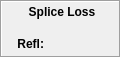
<?xml version="1.0" encoding="UTF-8"?>
<ui version="4.0">
 <class>SecondInfoDomainView</class>
 <widget class="QWidget" name="SecondInfoDomainView">
  <property name="geometry">
   <rect>
    <x>0</x>
    <y>0</y>
    <width>121</width>
    <height>58</height>
   </rect>
  </property>
  <property name="windowTitle">
   <string>Form</string>
  </property>
  <widget class="QFrame" name="frame_2">
   <property name="geometry">
    <rect>
     <x>0</x>
     <y>0</y>
     <width>121</width>
     <height>58</height>
    </rect>
   </property>
   <property name="minimumSize">
    <size>
     <width>121</width>
     <height>0</height>
    </size>
   </property>
   <property name="maximumSize">
    <size>
     <width>121</width>
     <height>16777215</height>
    </size>
   </property>
   <property name="frameShape">
    <enum>QFrame::Box</enum>
   </property>
   <property name="frameShadow">
    <enum>QFrame::Sunken</enum>
   </property>
   <layout class="QHBoxLayout" name="horizontalLayout_8">
    <property name="spacing">
     <number>0</number>
    </property>
    <property name="leftMargin">
     <number>3</number>
    </property>
    <property name="topMargin">
     <number>0</number>
    </property>
    <property name="rightMargin">
     <number>0</number>
    </property>
    <property name="bottomMargin">
     <number>0</number>
    </property>
    <item>
     <layout class="QVBoxLayout" name="verticalLayout_14">
      <property name="spacing">
       <number>0</number>
      </property>
      <property name="leftMargin">
       <number>2</number>
      </property>
      <property name="topMargin">
       <number>2</number>
      </property>
      <property name="rightMargin">
       <number>2</number>
      </property>
      <property name="bottomMargin">
       <number>2</number>
      </property>
      <item>
       <widget class="QLabel" name="header">
        <property name="maximumSize">
         <size>
          <width>16777215</width>
          <height>15</height>
         </size>
        </property>
        <property name="font">
         <font>
          <weight>75</weight>
          <bold>true</bold>
         </font>
        </property>
        <property name="styleSheet">
         <string notr="true">border: none;</string>
        </property>
        <property name="text">
         <string>Splice Loss</string>
        </property>
        <property name="scaledContents">
         <bool>false</bool>
        </property>
        <property name="alignment">
         <set>Qt::AlignCenter</set>
        </property>
       </widget>
      </item>
      <item>
       <layout class="QHBoxLayout" name="horizontalLayout_6">
        <property name="spacing">
         <number>0</number>
        </property>
        <item>
         <layout class="QVBoxLayout" name="verticalLayout_7">
          <property name="spacing">
           <number>0</number>
          </property>
          <property name="leftMargin">
           <number>2</number>
          </property>
          <property name="topMargin">
           <number>2</number>
          </property>
          <property name="rightMargin">
           <number>2</number>
          </property>
          <property name="bottomMargin">
           <number>2</number>
          </property>
          <item>
           <widget class="QLabel" name="label_loss">
            <property name="maximumSize">
             <size>
              <width>35</width>
              <height>15</height>
             </size>
            </property>
            <property name="font">
             <font>
              <weight>75</weight>
              <bold>true</bold>
             </font>
            </property>
            <property name="styleSheet">
             <string notr="true">border: none;</string>
            </property>
            <property name="text">
             <string/>
            </property>
            <property name="scaledContents">
             <bool>false</bool>
            </property>
            <property name="alignment">
             <set>Qt::AlignRight|Qt::AlignTrailing|Qt::AlignVCenter</set>
            </property>
           </widget>
          </item>
          <item>
           <widget class="QLabel" name="label_refl">
            <property name="maximumSize">
             <size>
              <width>35</width>
              <height>15</height>
             </size>
            </property>
            <property name="font">
             <font>
              <weight>75</weight>
              <bold>true</bold>
             </font>
            </property>
            <property name="styleSheet">
             <string notr="true">border: none;</string>
            </property>
            <property name="text">
             <string>Refl:</string>
            </property>
            <property name="scaledContents">
             <bool>false</bool>
            </property>
            <property name="alignment">
             <set>Qt::AlignRight|Qt::AlignTrailing|Qt::AlignVCenter</set>
            </property>
           </widget>
          </item>
         </layout>
        </item>
        <item>
         <layout class="QVBoxLayout" name="verticalLayout_9">
          <property name="spacing">
           <number>0</number>
          </property>
          <property name="leftMargin">
           <number>2</number>
          </property>
          <property name="topMargin">
           <number>2</number>
          </property>
          <property name="rightMargin">
           <number>2</number>
          </property>
          <property name="bottomMargin">
           <number>2</number>
          </property>
          <item>
           <widget class="QLabel" name="loss">
            <property name="maximumSize">
             <size>
              <width>16777215</width>
              <height>15</height>
             </size>
            </property>
            <property name="font">
             <font>
              <weight>75</weight>
              <bold>true</bold>
             </font>
            </property>
            <property name="styleSheet">
             <string notr="true">border: none;</string>
            </property>
            <property name="text">
             <string/>
            </property>
            <property name="scaledContents">
             <bool>false</bool>
            </property>
           </widget>
          </item>
          <item>
           <widget class="QLabel" name="refl">
            <property name="maximumSize">
             <size>
              <width>16777215</width>
              <height>15</height>
             </size>
            </property>
            <property name="font">
             <font>
              <weight>75</weight>
              <bold>true</bold>
             </font>
            </property>
            <property name="styleSheet">
             <string notr="true">border: none;</string>
            </property>
            <property name="text">
             <string/>
            </property>
            <property name="scaledContents">
             <bool>false</bool>
            </property>
           </widget>
          </item>
         </layout>
        </item>
       </layout>
      </item>
     </layout>
    </item>
   </layout>
  </widget>
 </widget>
 <resources/>
 <connections/>
</ui>
